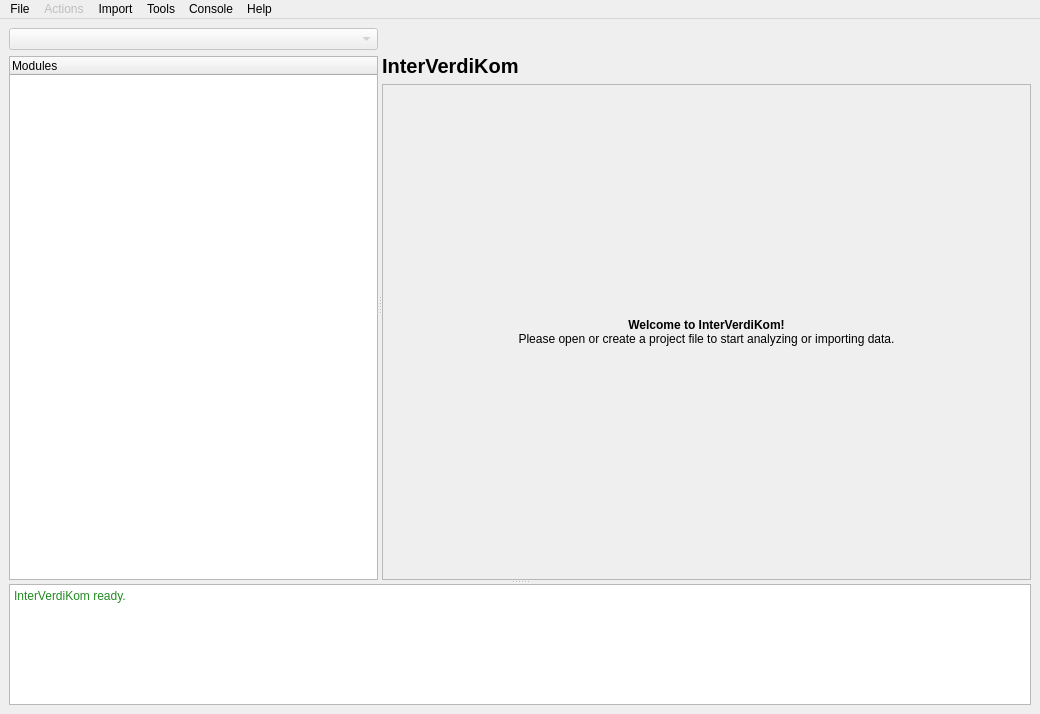
<ui version="4.0" >
 <class>MainWindow</class>
 <widget class="QMainWindow" name="MainWindow" >
  <property name="geometry" >
   <rect>
    <x>0</x>
    <y>0</y>
    <width>1040</width>
    <height>714</height>
   </rect>
  </property>
  <property name="sizePolicy" >
   <sizepolicy vsizetype="Preferred" hsizetype="Preferred" >
    <horstretch>0</horstretch>
    <verstretch>0</verstretch>
   </sizepolicy>
  </property>
  <property name="minimumSize" >
   <size>
    <width>600</width>
    <height>500</height>
   </size>
  </property>
  <property name="windowTitle" >
   <string>InterVerdiKom [*]</string>
  </property>
  <widget class="QWidget" name="centralwidget" >
   <property name="sizePolicy" >
    <sizepolicy vsizetype="Expanding" hsizetype="Expanding" >
     <horstretch>1</horstretch>
     <verstretch>1</verstretch>
    </sizepolicy>
   </property>
   <layout class="QVBoxLayout" >
    <item>
     <widget class="QSplitter" name="splitter_2" >
      <property name="orientation" >
       <enum>Qt::Vertical</enum>
      </property>
      <widget class="QSplitter" name="splitter" >
       <property name="sizePolicy" >
        <sizepolicy vsizetype="Preferred" hsizetype="Expanding" >
         <horstretch>0</horstretch>
         <verstretch>4</verstretch>
        </sizepolicy>
       </property>
       <property name="orientation" >
        <enum>Qt::Horizontal</enum>
       </property>
       <widget class="QWidget" name="layoutWidget" >
        <layout class="QVBoxLayout" >
         <item>
          <layout class="QHBoxLayout" >
           <item>
            <widget class="QComboBox" name="rootCombo" >
             <property name="enabled" >
              <bool>false</bool>
             </property>
             <property name="sizePolicy" >
              <sizepolicy vsizetype="Fixed" hsizetype="Preferred" >
               <horstretch>0</horstretch>
               <verstretch>5</verstretch>
              </sizepolicy>
             </property>
            </widget>
           </item>
          </layout>
         </item>
         <item>
          <widget class="ModuleList" name="moduleSelect" >
           <property name="enabled" >
            <bool>true</bool>
           </property>
           <property name="sizePolicy" >
            <sizepolicy vsizetype="Preferred" hsizetype="MinimumExpanding" >
             <horstretch>0</horstretch>
             <verstretch>0</verstretch>
            </sizepolicy>
           </property>
           <property name="minimumSize" >
            <size>
             <width>100</width>
             <height>0</height>
            </size>
           </property>
           <property name="baseSize" >
            <size>
             <width>200</width>
             <height>0</height>
            </size>
           </property>
           <property name="verticalScrollBarPolicy" >
            <enum>Qt::ScrollBarAsNeeded</enum>
           </property>
           <property name="editTriggers" >
            <set>QAbstractItemView::DoubleClicked|QAbstractItemView::EditKeyPressed|QAbstractItemView::SelectedClicked</set>
           </property>
           <property name="rootIsDecorated" >
            <bool>false</bool>
           </property>
           <property name="uniformRowHeights" >
            <bool>true</bool>
           </property>
           <property name="itemsExpandable" >
            <bool>true</bool>
           </property>
           <property name="animated" >
            <bool>false</bool>
           </property>
           <property name="columnCount" >
            <number>1</number>
           </property>
           <column>
            <property name="text" >
             <string>Modules</string>
            </property>
           </column>
          </widget>
         </item>
        </layout>
       </widget>
       <widget class="QWidget" name="layoutWidget" >
        <layout class="QVBoxLayout" >
         <property name="spacing" >
          <number>6</number>
         </property>
         <property name="margin" >
          <number>0</number>
         </property>
         <item>
          <widget class="NavigationPath" native="1" name="navigationPath" >
           <property name="sizePolicy" >
            <sizepolicy vsizetype="Preferred" hsizetype="Preferred" >
             <horstretch>0</horstretch>
             <verstretch>0</verstretch>
            </sizepolicy>
           </property>
           <property name="minimumSize" >
            <size>
             <width>0</width>
             <height>20</height>
            </size>
           </property>
          </widget>
         </item>
         <item>
          <widget class="QLabel" name="moduleTitleLabel" >
           <property name="sizePolicy" >
            <sizepolicy vsizetype="Preferred" hsizetype="Expanding" >
             <horstretch>249</horstretch>
             <verstretch>0</verstretch>
            </sizepolicy>
           </property>
           <property name="minimumSize" >
            <size>
             <width>100</width>
             <height>0</height>
            </size>
           </property>
           <property name="styleSheet" >
            <string notr="true" >font:bold 20px;</string>
           </property>
           <property name="text" >
            <string>InterVerdiKom</string>
           </property>
          </widget>
         </item>
         <item>
          <widget class="QFrame" name="moduleContentFrame" >
           <property name="sizePolicy" >
            <sizepolicy vsizetype="Expanding" hsizetype="Expanding" >
             <horstretch>255</horstretch>
             <verstretch>0</verstretch>
            </sizepolicy>
           </property>
           <property name="minimumSize" >
            <size>
             <width>450</width>
             <height>16</height>
            </size>
           </property>
           <property name="baseSize" >
            <size>
             <width>0</width>
             <height>0</height>
            </size>
           </property>
           <property name="frameShape" >
            <enum>QFrame::StyledPanel</enum>
           </property>
           <property name="frameShadow" >
            <enum>QFrame::Raised</enum>
           </property>
           <layout class="QGridLayout" >
            <property name="margin" >
             <number>0</number>
            </property>
            <property name="spacing" >
             <number>0</number>
            </property>
            <item row="0" column="0" >
             <widget class="QStackedWidget" name="moduleContent" >
              <property name="sizePolicy" >
               <sizepolicy vsizetype="MinimumExpanding" hsizetype="Expanding" >
                <horstretch>5</horstretch>
                <verstretch>0</verstretch>
               </sizepolicy>
              </property>
              <property name="frameShape" >
               <enum>QFrame::NoFrame</enum>
              </property>
              <property name="frameShadow" >
               <enum>QFrame::Plain</enum>
              </property>
              <property name="lineWidth" >
               <number>0</number>
              </property>
              <property name="midLineWidth" >
               <number>0</number>
              </property>
              <property name="currentIndex" >
               <number>0</number>
              </property>
              <widget class="QWidget" name="welcomePage" >
               <layout class="QVBoxLayout" >
                <property name="spacing" >
                 <number>6</number>
                </property>
                <property name="margin" >
                 <number>9</number>
                </property>
                <item>
                 <widget class="QLabel" name="label" >
                  <property name="text" >
                   <string>&lt;html>&lt;head>&lt;meta name="qrichtext" content="1" />&lt;style type="text/css">
p, li { white-space: pre-wrap; }
&lt;/style>&lt;/head>&lt;body style=" font-family:'Sans Serif'; font-size:9pt; font-weight:400; font-style:normal;">
&lt;p style=" margin-top:0px; margin-bottom:0px; margin-left:0px; margin-right:0px; -qt-block-indent:0; text-indent:0px;">&lt;span style=" font-weight:600;">Welcome to InterVerdiKom!&lt;/span>&lt;/p>
&lt;p style=" margin-top:0px; margin-bottom:0px; margin-left:0px; margin-right:0px; -qt-block-indent:0; text-indent:0px;">Please open or create a project file to start analyzing or importing data.&lt;/p>&lt;/body>&lt;/html></string>
                  </property>
                  <property name="alignment" >
                   <set>Qt::AlignCenter</set>
                  </property>
                  <property name="wordWrap" >
                   <bool>true</bool>
                  </property>
                 </widget>
                </item>
               </layout>
              </widget>
              <widget class="QWidget" name="openedProjectFilePage" >
               <layout class="QVBoxLayout" >
                <item>
                 <widget class="QLabel" name="label_3" >
                  <property name="text" >
                   <string>&lt;html>&lt;head>&lt;meta name="qrichtext" content="1" />&lt;style type="text/css">
p, li { white-space: pre-wrap; }
&lt;/style>&lt;/head>&lt;body style=" font-family:'Sans Serif'; font-size:9pt; font-weight:400; font-style:normal;">
&lt;p style=" margin-top:0px; margin-bottom:0px; margin-left:0px; margin-right:0px; -qt-block-indent:0; text-indent:0px;">&lt;span style=" font-weight:600;">You just opened an existing project.&lt;/span>&lt;/p>
&lt;p style=" margin-top:0px; margin-bottom:0px; margin-left:0px; margin-right:0px; -qt-block-indent:0; text-indent:0px;">You can select a module from the tree view on the left to inspect data or perform various actions associated with the module.&lt;/p>
&lt;p style=" margin-top:0px; margin-bottom:0px; margin-left:0px; margin-right:0px; -qt-block-indent:0; text-indent:0px;">You can also choose to import new data using the "Import" menu.&lt;/p>&lt;/body>&lt;/html></string>
                  </property>
                  <property name="alignment" >
                   <set>Qt::AlignCenter</set>
                  </property>
                  <property name="wordWrap" >
                   <bool>true</bool>
                  </property>
                 </widget>
                </item>
               </layout>
              </widget>
              <widget class="QWidget" name="newProjectFilePage" >
               <layout class="QVBoxLayout" >
                <property name="spacing" >
                 <number>6</number>
                </property>
                <property name="margin" >
                 <number>9</number>
                </property>
                <item>
                 <widget class="QLabel" name="label_2" >
                  <property name="text" >
                   <string>&lt;html>&lt;head>&lt;meta name="qrichtext" content="1" />&lt;style type="text/css">
p, li { white-space: pre-wrap; }
&lt;/style>&lt;/head>&lt;body style=" font-family:'Sans Serif'; font-size:9pt; font-weight:400; font-style:normal; text-decoration:none;">
&lt;p style=" margin-top:0px; margin-bottom:0px; margin-left:0px; margin-right:0px; -qt-block-indent:0; text-indent:0px;">&lt;span style=" font-weight:600;">You just created a new project.&lt;/span>&lt;/p>
&lt;p style=" margin-top:0px; margin-bottom:0px; margin-left:0px; margin-right:0px; -qt-block-indent:0; text-indent:0px; font-weight:600;">&lt;span style=" font-weight:400;">To proceed, import data by using the "Import" menu.&lt;/span>&lt;/p>&lt;/body>&lt;/html></string>
                  </property>
                  <property name="alignment" >
                   <set>Qt::AlignCenter</set>
                  </property>
                 </widget>
                </item>
               </layout>
              </widget>
              <widget class="QWidget" name="allDeletedPage" >
               <layout class="QVBoxLayout" >
                <item>
                 <widget class="QLabel" name="label_4" >
                  <property name="text" >
                   <string>&lt;html>&lt;head>&lt;meta name="qrichtext" content="1" />&lt;style type="text/css">
p, li { white-space: pre-wrap; }
&lt;/style>&lt;/head>&lt;body style=" font-family:'Sans Serif'; font-size:9pt; font-weight:400; font-style:normal;">
&lt;p style=" margin-top:0px; margin-bottom:0px; margin-left:0px; margin-right:0px; -qt-block-indent:0; text-indent:0px;">&lt;span style=" font-weight:600;">All modules have been deleted.&lt;/span>&lt;/p>&lt;/body>&lt;/html></string>
                  </property>
                  <property name="alignment" >
                   <set>Qt::AlignCenter</set>
                  </property>
                 </widget>
                </item>
               </layout>
              </widget>
             </widget>
            </item>
           </layout>
          </widget>
         </item>
        </layout>
       </widget>
      </widget>
      <widget class="LogTextField" name="outputConsole" >
       <property name="sizePolicy" >
        <sizepolicy vsizetype="Ignored" hsizetype="Ignored" >
         <horstretch>0</horstretch>
         <verstretch>1</verstretch>
        </sizepolicy>
       </property>
       <property name="minimumSize" >
        <size>
         <width>0</width>
         <height>0</height>
        </size>
       </property>
       <property name="verticalScrollBarPolicy" >
        <enum>Qt::ScrollBarAsNeeded</enum>
       </property>
       <property name="readOnly" >
        <bool>true</bool>
       </property>
       <property name="html" >
        <string>&lt;!DOCTYPE HTML PUBLIC "-//W3C//DTD HTML 4.0//EN" "http://www.w3.org/TR/REC-html40/strict.dtd">
&lt;html>&lt;head>&lt;meta name="qrichtext" content="1" />&lt;style type="text/css">
p, li { white-space: pre-wrap; }
&lt;/style>&lt;/head>&lt;body style=" font-family:'Sans Serif'; font-size:9pt; font-weight:400; font-style:normal;">
&lt;p style=" margin-top:0px; margin-bottom:0px; margin-left:0px; margin-right:0px; -qt-block-indent:0; text-indent:0px;">&lt;span style=" color:#228b22;">InterVerdiKom ready.&lt;/span>&lt;/p>
&lt;p style="-qt-paragraph-type:empty; margin-top:0px; margin-bottom:0px; margin-left:0px; margin-right:0px; -qt-block-indent:0; text-indent:0px; color:#228b22;">&lt;/p>&lt;/body>&lt;/html></string>
       </property>
      </widget>
     </widget>
    </item>
   </layout>
  </widget>
  <widget class="QMenuBar" name="menuBar" >
   <property name="geometry" >
    <rect>
     <x>0</x>
     <y>0</y>
     <width>1040</width>
     <height>26</height>
    </rect>
   </property>
   <widget class="QMenu" name="menuConsole" >
    <property name="title" >
     <string>Console</string>
    </property>
    <addaction name="actionSave_Console_As" />
    <addaction name="separator" />
    <addaction name="actionClear_Console" />
   </widget>
   <widget class="QMenu" name="menuHelp" >
    <property name="title" >
     <string>Help</string>
    </property>
    <addaction name="actionAbout" />
   </widget>
   <widget class="QMenu" name="menuTools" >
    <property name="title" >
     <string>Tools</string>
    </property>
    <addaction name="actionCreate_Trace_From_Video_File" />
   </widget>
   <widget class="QMenu" name="menuFile" >
    <property name="title" >
     <string>File</string>
    </property>
    <addaction name="actionNew" />
    <addaction name="actionOpen" />
    <addaction name="separator" />
    <addaction name="actionSave" />
    <addaction name="actionSave_As" />
    <addaction name="separator" />
    <addaction name="actionQuit" />
   </widget>
   <widget class="QMenu" name="menuImport" >
    <property name="title" >
     <string>Import</string>
    </property>
    <addaction name="actionImport_Video_File" />
    <addaction name="actionImport_Trace" />
    <addaction name="actionImport_Model" />
   </widget>
   <widget class="QMenu" name="menuActions" >
    <property name="enabled" >
     <bool>false</bool>
    </property>
    <property name="title" >
     <string>Actions</string>
    </property>
   </widget>
   <addaction name="menuFile" />
   <addaction name="menuActions" />
   <addaction name="menuImport" />
   <addaction name="menuTools" />
   <addaction name="menuConsole" />
   <addaction name="menuHelp" />
  </widget>
  <action name="actionRaw_File_Parser" >
   <property name="text" >
    <string>Create Trace...</string>
   </property>
  </action>
  <action name="actionCreate_Model" >
   <property name="text" >
    <string>Create Model...</string>
   </property>
   <property name="iconText" >
    <string>Create Model...</string>
   </property>
   <property name="toolTip" >
    <string>Create Model...</string>
   </property>
  </action>
  <action name="actionOpen_Model" >
   <property name="text" >
    <string>Open Model...</string>
   </property>
  </action>
  <action name="actionSave_model" >
   <property name="text" >
    <string>Save model</string>
   </property>
  </action>
  <action name="actionSave_model_as" >
   <property name="text" >
    <string>Save model as...</string>
   </property>
  </action>
  <action name="actionSave_Console_As" >
   <property name="text" >
    <string>Save As...</string>
   </property>
  </action>
  <action name="actionClear_Console" >
   <property name="text" >
    <string>Clear</string>
   </property>
  </action>
  <action name="actionQuit" >
   <property name="text" >
    <string>Quit</string>
   </property>
  </action>
  <action name="actionBatch_Process" >
   <property name="text" >
    <string>Batch Process...</string>
   </property>
  </action>
  <action name="actionAbout" >
   <property name="text" >
    <string>About...</string>
   </property>
  </action>
  <action name="actionSave" >
   <property name="text" >
    <string>Save</string>
   </property>
  </action>
  <action name="actionSave_As" >
   <property name="text" >
    <string>Save As...</string>
   </property>
  </action>
  <action name="actionNew" >
   <property name="text" >
    <string>New</string>
   </property>
  </action>
  <action name="actionOpen" >
   <property name="text" >
    <string>Open...</string>
   </property>
  </action>
  <action name="actionSave" >
   <property name="enabled" >
    <bool>false</bool>
   </property>
   <property name="text" >
    <string>Save</string>
   </property>
  </action>
  <action name="actionSave_As" >
   <property name="enabled" >
    <bool>false</bool>
   </property>
   <property name="text" >
    <string>Save As...</string>
   </property>
   <property name="shortcut" >
    <string/>
   </property>
  </action>
  <action name="actionImport_Video_File" >
   <property name="enabled" >
    <bool>false</bool>
   </property>
   <property name="text" >
    <string>Import Video File...</string>
   </property>
  </action>
  <action name="actionImport_Trace" >
   <property name="enabled" >
    <bool>false</bool>
   </property>
   <property name="text" >
    <string>Import Trace...</string>
   </property>
  </action>
  <action name="actionImport_Model" >
   <property name="enabled" >
    <bool>false</bool>
   </property>
   <property name="text" >
    <string>Import Model...</string>
   </property>
  </action>
  <action name="actionCreate_Trace_From_Video_File" >
   <property name="text" >
    <string>Create Trace From Video File...</string>
   </property>
  </action>
 </widget>
 <customwidgets>
  <customwidget>
   <class>LogTextField</class>
   <extends>QTextEdit</extends>
   <header>LogTextField.h</header>
  </customwidget>
  <customwidget>
   <class>NavigationPath</class>
   <extends>QWidget</extends>
   <header>NavigationPath.h</header>
  </customwidget>
  <customwidget>
   <class>ModuleList</class>
   <extends>QTreeWidget</extends>
   <header>widget/ModuleList.h</header>
  </customwidget>
 </customwidgets>
 <resources/>
 <connections/>
</ui>
